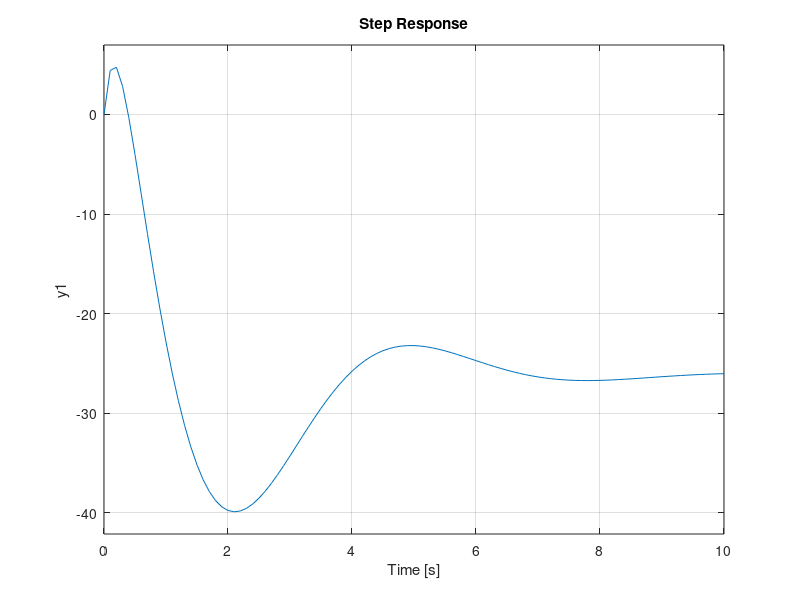

This chart was generated by the following MATLAB code:
% Time response

clc; clear; close all;

%% 

p1 = [1 3+7*i];
p2 = [1 3-7*i];

deng = conv(p1 ,p2);

% natural frequency
omegan = sqrt(deng(3)/deng(1));

% damping ratio
zeta = (deng(2)/deng(1))/(omegan*2);

% peak time
Tp = pi/(omegan*sqrt(1 - zeta^2));

% settling time
Ts = 4/(zeta*omegan);

% %OS
pos = 100*exp(-zeta*pi/sqrt(1 - zeta^2));

%% step response (tf form)

num = [24.542];
den = [1 4 24.542];
T = tf(num, den)
step(T)
%% step response display SS

A = [0 1 0; 0 0 1; -9 -8 -7];
B = [7;8;9];
C = [2 3 4];
D = 0;

T = ss(A, B, C, D);
t = 0:0.1:10;

step(T, t)
grid on
